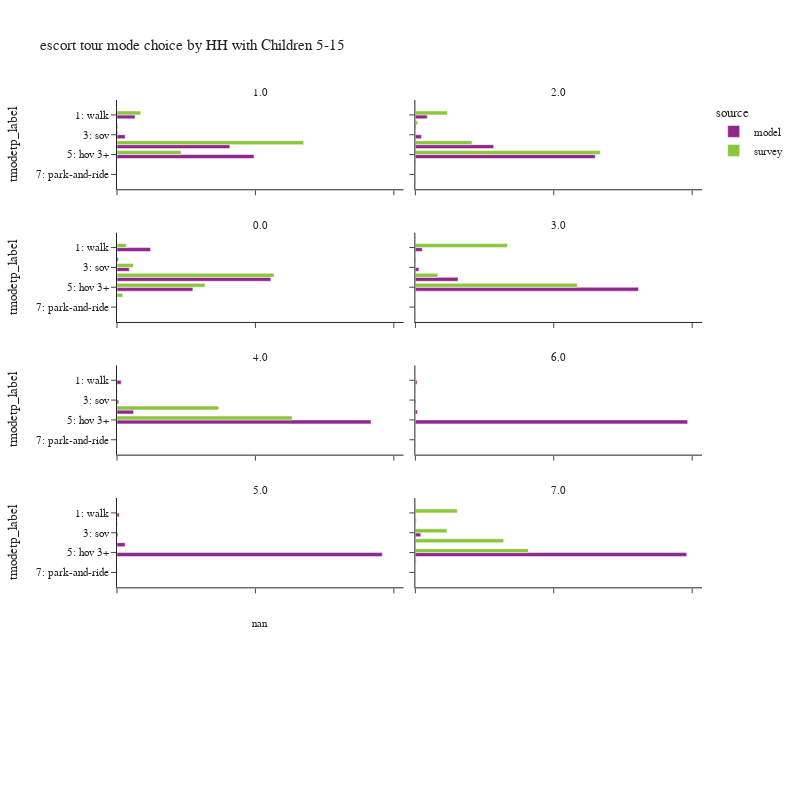

Notebook source saved alongside this figure:
### Code cell
plot_mode_choice(es_tour,
                 "hh515",
                 {
                  "tmodetp_label":["1: walk","2: bike","3: sov","4: hov 2","5: hov 3+","6: walk to transit",
                                   "7: park-and-ride","8: school bus","9: other–survey only"]},
                 "HH with Children 5-15",2,800)

### Figure 1 — Plotly figure (JSON) as saved in the notebook; plotly's stock layout.template omitted (floating-point values rounded to 4 significant figures)
{"data": [{"alignmentgroup": "True", "customdata": [[4], [11338], [462], [5140], [70769], [85918]], "hovertemplate": "source=model<br>hh515=1.0<br>percentage=%{x}<br>tmodetp_label=%{y}<br>sample_count=%{customdata[0]}<extra></extra>", "legendgroup": "model", "marker": {"color": "#91268F", "pattern": {"shape": ""}}, "name": "model", "offsetgroup": "model", "orientation": "h", "showlegend": true, "textposition": "auto", "type": "bar", "x": [2.304e-05, 0.0653, 0.002661, 0.0296, 0.4076, 0.4948], "xaxis": "x9", "y": [null, "1: walk", "2: bike", "3: sov", "4: hov 2", "5: hov 3+"], "yaxis": "y9"}, {"alignmentgroup": "True", "customdata": [[3], [4856], [246], [2498], [31989], [73448]], "hovertemplate": "source=model<br>hh515=2.0<br>percentage=%{x}<br>tmodetp_label=%{y}<br>sample_count=%{customdata[0]}<extra></extra>", "legendgroup": "model", "marker": {"color": "#91268F", "pattern": {"shape": ""}}, "name": "model", "offsetgroup": "model", "orientation": "h", "showlegend": false, "textposition": "auto", "type": "bar", "x": [2.654e-05, 0.04296, 0.002176, 0.0221, 0.283, 0.6498], "xaxis": "x10", "y": [null, "1: walk", "2: bike", "3: sov", "4: hov 2", "5: hov 3+"], "yaxis": "y10"}, {"alignmentgroup": "True", "customdata": [[2], [35502], [1350], [12969], [162875], [80307]], "hovertemplate": "source=model<br>hh515=0.0<br>percentage=%{x}<br>tmodetp_label=%{y}<br>sample_count=%{customdata[0]}<extra></extra>", "legendgroup": "model", "marker": {"color": "#91268F", "pattern": {"shape": ""}}, "name": "model", "offsetgroup": "model", "orientation": "h", "showlegend": false, "textposition": "auto", "type": "bar", "x": [6.826e-06, 0.1212, 0.004607, 0.04426, 0.5559, 0.2741], "xaxis": "x7", "y": [null, "1: walk", "2: bike", "3: sov", "4: hov 2", "5: hov 3+"], "yaxis": "y7"}, {"alignmentgroup": "True", "customdata": [[1], [770], [42], [398], [4717], [24643]], "hovertemplate": "source=model<br>hh515=3.0<br>percentage=%{x}<br>tmodetp_label=%{y}<br>sample_count=%{customdata[0]}<extra></extra>", "legendgroup": "model", "marker": {"color": "#91268F", "pattern": {"shape": ""}}, "name": "model", "offsetgroup": "model", "orientation": "h", "showlegend": false, "textposition": "auto", "type": "bar", "x": [3.271e-05, 0.02519, 0.001374, 0.01302, 0.1543, 0.8061], "xaxis": "x8", "y": [null, "1: walk", "2: bike", "3: sov", "4: hov 2", "5: hov 3+"], "yaxis": "y8"}, {"alignmentgroup": "True", "customdata": [[142], [9], [58], [562], [8598]], "hovertemplate": "source=model<br>hh515=4.0<br>percentage=%{x}<br>tmodetp_label=%{y}<br>sample_count=%{customdata[0]}<extra></extra>", "legendgroup": "model", "marker": {"color": "#91268F", "pattern": {"shape": ""}}, "name": "model", "offsetgroup": "model", "orientation": "h", "showlegend": false, "textposition": "auto", "type": "bar", "x": [0.01516, 0.0009606, 0.006191, 0.05999, 0.9177], "xaxis": "x5", "y": ["1: walk", "2: bike", "3: sov", "4: hov 2", "5: hov 3+"], "yaxis": "y5"}, {"alignmentgroup": "True", "customdata": [[13], [5], [15], [1997]], "hovertemplate": "source=model<br>hh515=6.0<br>percentage=%{x}<br>tmodetp_label=%{y}<br>sample_count=%{customdata[0]}<extra></extra>", "legendgroup": "model", "marker": {"color": "#91268F", "pattern": {"shape": ""}}, "name": "model", "offsetgroup": "model", "orientation": "h", "showlegend": false, "textposition": "auto", "type": "bar", "x": [0.006404, 0.002463, 0.007389, 0.9837], "xaxis": "x6", "y": ["1: walk", "3: sov", "4: hov 2", "5: hov 3+"], "yaxis": "y6"}, {"alignmentgroup": "True", "customdata": [[20], [2], [9], [73], [2387]], "hovertemplate": "source=model<br>hh515=5.0<br>percentage=%{x}<br>tmodetp_label=%{y}<br>sample_count=%{customdata[0]}<extra></extra>", "legendgroup": "model", "marker": {"color": "#91268F", "pattern": {"shape": ""}}, "name": "model", "offsetgroup": "model", "orientation": "h", "showlegend": false, "textposition": "auto", "type": "bar", "x": [0.008029, 0.0008029, 0.003613, 0.02931, 0.9582], "xaxis": "x3", "y": ["1: walk", "2: bike", "3: sov", "4: hov 2", "5: hov 3+"], "yaxis": "y3"}, {"alignmentgroup": "True", "customdata": [[1], [50]], "hovertemplate": "source=model<br>hh515=7.0<br>percentage=%{x}<br>tmodetp_label=%{y}<br>sample_count=%{customdata[0]}<extra></extra>", "legendgroup": "model", "marker": {"color": "#91268F", "pattern": {"shape": ""}}, "name": "model", "offsetgroup": "model", "orientation": "h", "showlegend": false, "textposition": "auto", "type": "bar", "x": [0.01961, 0.9804], "xaxis": "x4", "y": ["3: sov", "5: hov 3+"], "yaxis": "y4"}, {"alignmentgroup": "True", "customdata": [[1], [33], [3], [2], [74], [48], [1], [1]], "hovertemplate": "source=survey<br>hh515=1.0<br>percentage=%{x}<br>tmodetp_label=%{y}<br>sample_count=%{customdata[0]}<extra></extra>", "legendgroup": "survey", "marker": {"color": "#8CC63E", "pattern": {"shape": ""}}, "name": "survey", "offsetgroup": "survey", "orientation": "h", "showlegend": true, "textposition": "auto", "type": "bar", "x": [0.001325, 0.08578, 0.002052, 0.004693, 0.6743, 0.2313, 0.0003103, 0.0002569], "xaxis": "x9", "y": [null, "1: walk", "2: bike", "3: sov", "4: hov 2", "5: hov 3+", "6: walk to transit", "8: school bus"], "yaxis": "y9"}, {"alignmentgroup": "True", "customdata": [[25], [2], [44], [95], [3], [1]], "hovertemplate": "source=survey<br>hh515=2.0<br>percentage=%{x}<br>tmodetp_label=%{y}<br>sample_count=%{customdata[0]}<extra></extra>", "legendgroup": "survey", "marker": {"color": "#8CC63E", "pattern": {"shape": ""}}, "name": "survey", "offsetgroup": "survey", "orientation": "h", "showlegend": false, "textposition": "auto", "type": "bar", "x": [0.1159, 0.008285, 0.2048, 0.6677, 0.001999, 0.001354], "xaxis": "x10", "y": ["1: walk", "2: bike", "4: hov 2", "5: hov 3+", "6: walk to transit", "8: school bus"], "yaxis": "y10"}, {"alignmentgroup": "True", "customdata": [[2], [19], [6], [27], [163], [59], [6]], "hovertemplate": "source=survey<br>hh515=0.0<br>percentage=%{x}<br>tmodetp_label=%{y}<br>sample_count=%{customdata[0]}<extra></extra>", "legendgroup": "survey", "marker": {"color": "#8CC63E", "pattern": {"shape": ""}}, "name": "survey", "offsetgroup": "survey", "orientation": "h", "showlegend": false, "textposition": "auto", "type": "bar", "x": [0.000659, 0.03321, 0.001289, 0.05898, 0.5673, 0.3181, 0.02043], "xaxis": "x7", "y": [null, "1: walk", "2: bike", "3: sov", "4: hov 2", "5: hov 3+", "6: walk to transit"], "yaxis": "y7"}, {"alignmentgroup": "True", "customdata": [[3], [4], [17], [1]], "hovertemplate": "source=survey<br>hh515=3.0<br>percentage=%{x}<br>tmodetp_label=%{y}<br>sample_count=%{customdata[0]}<extra></extra>", "legendgroup": "survey", "marker": {"color": "#8CC63E", "pattern": {"shape": ""}}, "name": "survey", "offsetgroup": "survey", "orientation": "h", "showlegend": false, "textposition": "auto", "type": "bar", "x": [0.3327, 0.08106, 0.5852, 0.00108], "xaxis": "x8", "y": ["1: walk", "4: hov 2", "5: hov 3+", "8: school bus"], "yaxis": "y8"}, {"alignmentgroup": "True", "customdata": [[4], [10]], "hovertemplate": "source=survey<br>hh515=4.0<br>percentage=%{x}<br>tmodetp_label=%{y}<br>sample_count=%{customdata[0]}<extra></extra>", "legendgroup": "survey", "marker": {"color": "#8CC63E", "pattern": {"shape": ""}}, "name": "survey", "offsetgroup": "survey", "orientation": "h", "showlegend": false, "textposition": "auto", "type": "bar", "x": [0.3674, 0.6326], "xaxis": "x5", "y": ["4: hov 2", "5: hov 3+"], "yaxis": "y5"}, {"alignmentgroup": "True", "customdata": [[22], [4], [16], [53], [23], [1], [1]], "hovertemplate": "source=survey<br>hh515=7.0<br>percentage=%{x}<br>tmodetp_label=%{y}<br>sample_count=%{customdata[0]}<extra></extra>", "legendgroup": "survey", "marker": {"color": "#8CC63E", "pattern": {"shape": ""}}, "name": "survey", "offsetgroup": "survey", "orientation": "h", "showlegend": false, "textposition": "auto", "type": "bar", "x": [0.1518, 0.003561, 0.1141, 0.3191, 0.4083, 0.003066, 7.087e-05], "xaxis": "x4", "y": ["1: walk", "2: bike", "3: sov", "4: hov 2", "5: hov 3+", "6: walk to transit", "9: tnc"], "yaxis": "y4"}], "layout": {"annotations": [{"font": {}, "showarrow": false, "text": "nan", "x": 0.245, "xanchor": "center", "xref": "paper", "y": 0.144, "yanchor": "bottom", "yref": "paper"}, {"font": {}, "showarrow": false, "text": "5.0", "x": 0.245, "xanchor": "center", "xref": "paper", "y": 0.358, "yanchor": "bottom", "yref": "paper"}, {"font": {}, "showarrow": false, "text": "7.0", "x": 0.755, "xanchor": "center", "xref": "paper", "y": 0.358, "yanchor": "bottom", "yref": "paper"}, {"font": {}, "showarrow": false, "text": "4.0", "x": 0.245, "xanchor": "center", "xref": "paper", "y": 0.572, "yanchor": "bottom", "yref": "paper"}, {"font": {}, "showarrow": false, "text": "6.0", "x": 0.755, "xanchor": "center", "xref": "paper", "y": 0.572, "yanchor": "bottom", "yref": "paper"}, {"font": {}, "showarrow": false, "text": "0.0", "x": 0.245, "xanchor": "center", "xref": "paper", "y": 0.786, "yanchor": "bottom", "yref": "paper"}, {"font": {}, "showarrow": false, "text": "3.0", "x": 0.755, "xanchor": "center", "xref": "paper", "y": 0.786, "yanchor": "bottom", "yref": "paper"}, {"font": {}, "showarrow": false, "text": "1.0", "x": 0.245, "xanchor": "center", "xref": "paper", "y": 1, "yanchor": "bottom", "yref": "paper"}, {"font": {}, "showarrow": false, "text": "2.0", "x": 0.755, "xanchor": "center", "xref": "paper", "y": 1, "yanchor": "bottom", "yref": "paper"}], "barmode": "group", "height": 800, "legend": {"title": {"text": "source"}, "tracegroupgap": 0}, "title": {"text": "escort tour mode choice by HH with Children 5-15"}, "width": 800, "xaxis": {"anchor": "y", "domain": [0, 0.49], "tickformat": ".1%", "title": {"text": "percentage"}}, "xaxis10": {"anchor": "y10", "domain": [0.51, 1], "matches": "x", "showticklabels": false, "tickformat": ".1%"}, "xaxis2": {"anchor": "y2", "domain": [0.51, 1], "matches": "x", "tickformat": ".1%", "title": {"text": "percentage"}}, "xaxis3": {"anchor": "y3", "domain": [0, 0.49], "matches": "x", "showticklabels": false, "tickformat": ".1%"}, "xaxis4": {"anchor": "y4", "domain": [0.51, 1], "matches": "x", "showticklabels": false, "tickformat": ".1%"}, "xaxis5": {"anchor": "y5", "domain": [0, 0.49], "matches": "x", "showticklabels": false, "tickformat": ".1%"}, "xaxis6": {"anchor": "y6", "domain": [0.51, 1], "matches": "x", "showticklabels": false, "tickformat": ".1%"}, "xaxis7": {"anchor": "y7", "domain": [0, 0.49], "matches": "x", "showticklabels": false, "tickformat": ".1%"}, "xaxis8": {"anchor": "y8", "domain": [0.51, 1], "matches": "x", "showticklabels": false, "tickformat": ".1%"}, "xaxis9": {"anchor": "y9", "domain": [0, 0.49], "matches": "x", "showticklabels": false, "tickformat": ".1%"}, "yaxis": {"anchor": "x", "categoryarray": ["9: other–survey only", "8: school bus", "7: park-and-ride", "6: walk to transit", "5: hov 3+", "4: hov 2", "3: sov", "2: bike", "1: walk"], "categoryorder": "array", "domain": [0, 0.144], "title": {"text": "tmodetp_label"}}, "yaxis10": {"anchor": "x10", "domain": [0.856, 1], "matches": "y", "showticklabels": false}, "yaxis2": {"anchor": "x2", "domain": [0, 0.144], "matches": "y", "showticklabels": false}, "yaxis3": {"anchor": "x3", "categoryarray": ["9: other–survey only", "8: school bus", "7: park-and-ride", "6: walk to transit", "5: hov 3+", "4: hov 2", "3: sov", "2: bike", "1: walk"], "categoryorder": "array", "domain": [0.214, 0.358], "matches": "y", "title": {"text": "tmodetp_label"}}, "yaxis4": {"anchor": "x4", "domain": [0.214, 0.358], "matches": "y", "showticklabels": false}, "yaxis5": {"anchor": "x5", "categoryarray": ["9: other–survey only", "8: school bus", "7: park-and-ride", "6: walk to transit", "5: hov 3+", "4: hov 2", "3: sov", "2: bike", "1: walk"], "categoryorder": "array", "domain": [0.428, 0.572], "matches": "y", "title": {"text": "tmodetp_label"}}, "yaxis6": {"anchor": "x6", "domain": [0.428, 0.572], "matches": "y", "showticklabels": false}, "yaxis7": {"anchor": "x7", "categoryarray": ["9: other–survey only", "8: school bus", "7: park-and-ride", "6: walk to transit", "5: hov 3+", "4: hov 2", "3: sov", "2: bike", "1: walk"], "categoryorder": "array", "domain": [0.642, 0.786], "matches": "y", "title": {"text": "tmodetp_label"}}, "yaxis8": {"anchor": "x8", "domain": [0.642, 0.786], "matches": "y", "showticklabels": false}, "yaxis9": {"anchor": "x9", "categoryarray": ["9: other–survey only", "8: school bus", "7: park-and-ride", "6: walk to transit", "5: hov 3+", "4: hov 2", "3: sov", "2: bike", "1: walk"], "categoryorder": "array", "domain": [0.856, 1], "matches": "y", "title": {"text": "tmodetp_label"}}}}
